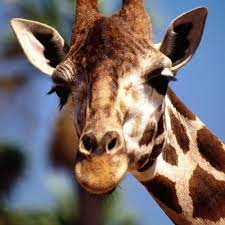
#> input picture Computer-Graphics/7-Brightness_Adjustment/girafa.jpeg, 225 x 225 px, found by its file name
$ python main.py
#> lines starting #> are read from the running program, lines starting #| are printed output that depends on the picture
from PIL import Image

def ajustar_brilho(caminho_imagem, fator):
#> called with fator = 2.5
    imagem = Image.open(caminho_imagem)
#> imagem is the input picture: PIL image 225x225 RGB; mean R, G, B 117.1, 104.8, 102.6

    pixels = imagem.load()

    largura, altura = imagem.size
#> largura = 225; altura = 225

    for i in range(largura):
        for j in range(altura):

            r, g, b = pixels[i, j]


            r = int(r * fator)
            g = int(g * fator)
            b = int(b * fator)


            pixels[i, j] = (r, g, b)

    caminho_imagem_ajustada = caminho_imagem.replace('.jpeg', '_ajustado.jpeg')
    imagem.save(caminho_imagem_ajustada)
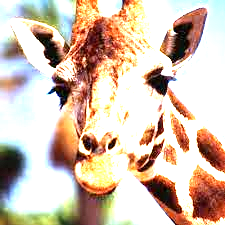
#> saved as girafa_ajustado.jpeg: PIL image 225x225 RGB; mean R, G, B 213.2, 192.2, 175

    return caminho_imagem_ajustada

caminho_imagem = '/home/jhonatan/Documentos/UENP/Colleg-UENP/Computer-Graphics/7-Brightness_Adjustment/girafa.jpeg'
fator_brilho = 2.5
caminho_imagem_ajustada = ajustar_brilho(caminho_imagem, fator_brilho)
print("Caminho da imagem ajustada:", caminho_imagem_ajustada)
